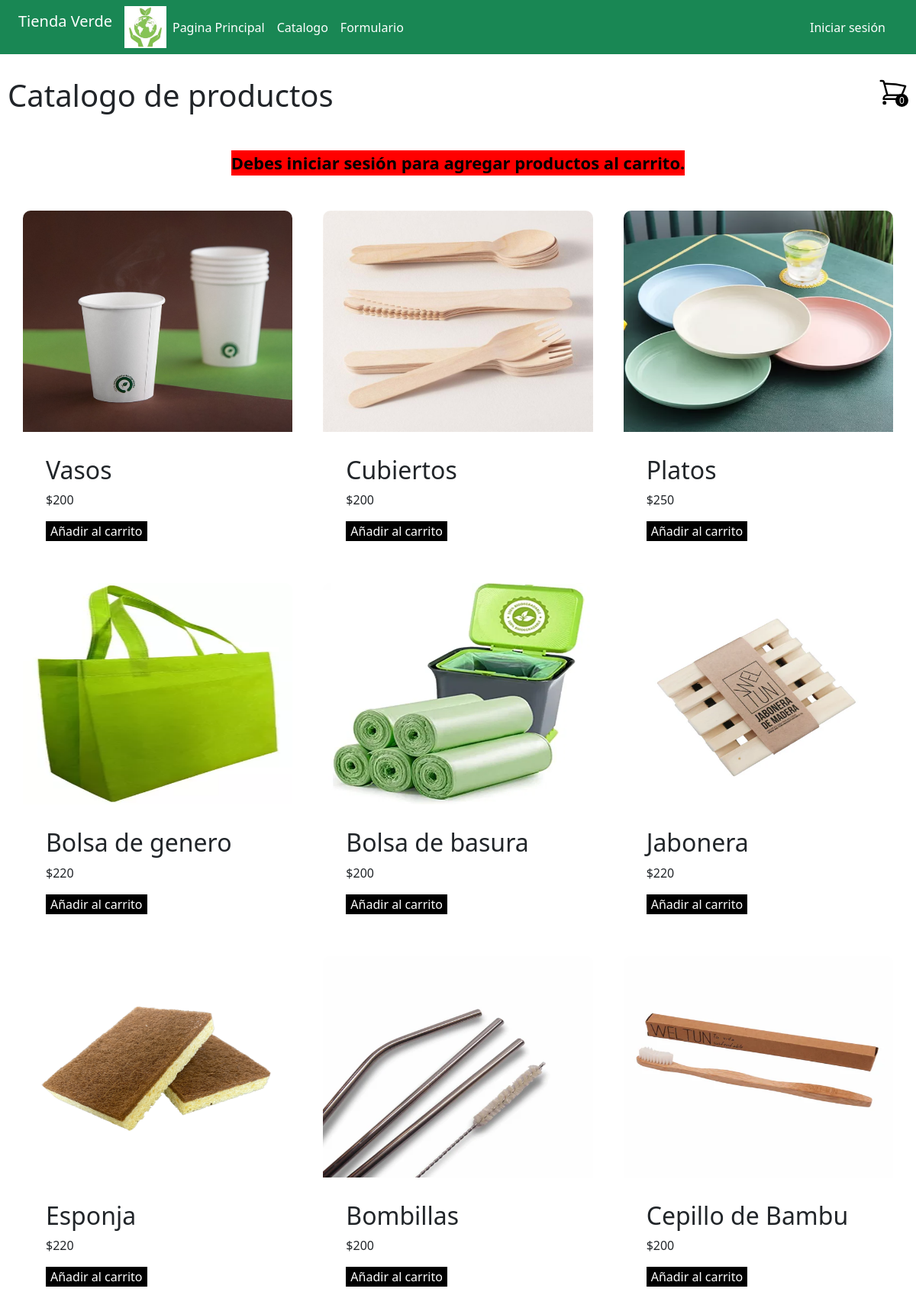
/Catalogo/, run on the app's committed database.
### core/models.py (models this page shows)
class Producto(models.Model):
    imagen = models.ImageField(upload_to='productos', null=True)
    nombre = models.CharField(max_length=255)
    precio = models.CharField(max_length=255)

### core/views.py (the view)
# urls.py: path('Catalogo/', Catalogo, name='Catalogo'),
def Catalogo(request):
    productos = Producto.objects.all()
    return render(request, 'core/Catalogo.html', {'productos': productos})

### core/templates/core/Catalogo.html (shortened to what this page needs)
{% extends 'core/base.html' %}
{% load static %}
{% block main %}
<body>
    <header>
        <h1>Catalogo de productos</h1>
        <div class="container-icon">
            <div class="container-cart-icon">
                  <div class="count-products">
                    <span id="contador-productos">0</span>
                  </div>
            </div>
        </div>
    </header>
    <div class="aviso-login" style="display: flex;align-items: center;text-align: center;justify-content: center;">
        {% if not user.is_authenticated %}
            <p class="AVISO" style="background-color: red; font-weight: bold; font-size: 22px; color: black;">Debes iniciar sesión para agregar productos al carrito.</p>
        {% endif %}
    </div>
    <div class="container-items" style="display: grid; grid-template-columns: repeat(3, 1fr);gap: 20px; padding: 20px;">
        {% for producto in productos %}
            <div class="item">
                <figure>
                    <img src="{{ producto.imagen.url }}" class="productos" alt="productos" style="height: 290px;">
                </figure>
                <div class="info-product">
                    <h2>{{ producto.nombre }}</h2>
                    <p class="price">${{ producto.precio }}</p>
                    <button class="btn-add-cart" {% if not user.is_authenticated %}disabled{% endif %}>Añadir al carrito</button>
                </div>
            </div>
        {% endfor %}
    </div>
</body>
{% endblock %}

### core/templates/core/base.html (shortened to what this page needs)
{% load static %}
<!DOCTYPE html>
<html lang="en">
<head>
    <link rel="stylesheet" href="{% static 'core/css/bootstrap.min.css' %}">
    <link rel="stylesheet" href="{% static 'core/css/estilo_carrito.css' %}">
    <link href="https://cdn.jsdelivr.net/npm/bootstrap@5.0.2/dist/css/bootstrap.min.css" rel="stylesheet">
</head>
<body>
    <nav class="navbar navbar-expand-lg bg-success">
        <div class="container-fluid">
            <div class="d-flex">
                <a class="navbar-brand text-white" href="#">Tienda Verde</a>
                <img src="{% static 'core/css/logo.jpg' %}" class="icono" alt="icono" style="height: 55px;">
            </div>
          <div class="collapse navbar-collapse" id="navbarNavAltMarkup">
            <div class="navbar-nav">
              <a class="nav-link active text-white" aria-current="page" href="{% url 'home' %}">Pagina Principal</a>
              <a class="nav-link text-white" href="{% url 'Catalogo' %}">Catalogo</a>
              <a class="nav-link text-white" href="{% url 'Formulario' %}">Formulario</a>
            </div>
            {% if request.user.is_authenticated %}
              <a href="{% url 'salir' %}" class="nav-link text-white ms-auto">Cerrar sesión</a>
            {% else %}
              <a href="{% url 'Iniciar Sesion' %}" class="nav-link text-white ms-auto">Iniciar sesión</a>
            {%endif%}
          </div>
        </div>
    </nav>
    {% block main %}
    {% endblock %}
</body>
</html>

### core/static/core/css/estilo_carrito.css (style rules this page uses)
.icon-cart { width: 40px; stroke: black; }
img { max-width: 100%; }
.container-icon { position: relative; }
.count-products { position: absolute; top: 40%; right: 0; background-color: black; color: white; width: 17px; height: 17px; display: flex; justify-content: center; align-items: center; border-radius: 50%; }
#contador-productos { font-size: 12px; }
header { display: flex; justify-content: space-between; padding: 30px 10px 40px 10px; }
.container-items { display: grid; grid-template-columns: repeat(3, 1fr); gap: 20px; padding: 20px; }
.productos { height: 200px; }
.item { border-radius: 10px; margin: 10px; }
.info-product { padding: 15px 30px; }
.item img { width: 100%; height: 290px; border-radius: 10px 10px 0 0; }
.info-product button { border: none; background: none; background-color: black; color: white; padding: 15px,10px; cursor: pointer; }

### data on the page
Producto: imagen (picture), nombre "Vasos", precio "200"
Producto: imagen (picture), nombre "Cubiertos", precio "200"
Producto: imagen (picture), nombre "Platos", precio "250"
Producto: imagen (picture), nombre "Bolsa de genero", precio "220"
Producto: imagen (picture), nombre "Bolsa de basura", precio "200"
Producto: imagen (picture), nombre "Jabonera", precio "220"
Producto: imagen (picture), nombre "Esponja", precio "220"
Producto: imagen (picture), nombre "Bombillas", precio "200"
Producto: imagen (picture), nombre "Cepillo de Bambu", precio "200"
